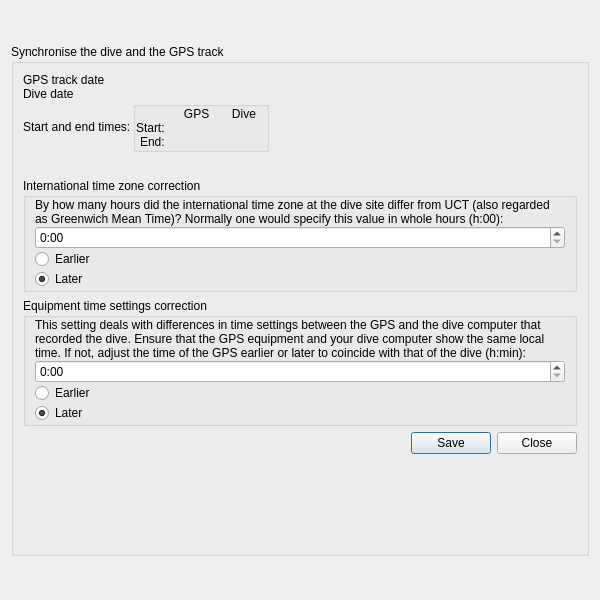
<?xml version="1.0" encoding="UTF-8"?>
<ui version="4.0">
 <class>ImportGPS</class>
 <widget class="QDialog" name="ImportGPS">
  <property name="windowModality">
   <enum>Qt::WindowModal</enum>
  </property>
  <property name="geometry">
   <rect>
    <x>0</x>
    <y>0</y>
    <width>600</width>
    <height>600</height>
   </rect>
  </property>
  <property name="sizePolicy">
   <sizepolicy hsizetype="Preferred" vsizetype="Maximum">
    <horstretch>0</horstretch>
    <verstretch>0</verstretch>
   </sizepolicy>
  </property>
  <property name="windowTitle">
   <string>Get dive coordinates from GPS</string>
  </property>
  <property name="windowIcon">
   <iconset>
    <normalon>:subsurface-icon</normalon>
   </iconset>
  </property>
  <layout class="QVBoxLayout" name="verticalLayout_2">
   <property name="topMargin">
     <number>0</number>
    </property>
    <property name="bottomMargin">
     <number>0</number>
    </property>
    <property name="spacing">
     <number>0</number>
    </property>

    <item>
     <widget class="QGroupBox" name="groupBox">  <!-- Main group box -->
      <property name="title">
       <string>Synchronise the dive and the GPS track</string>
      </property>
      <property name="sizePolicy">
       <sizepolicy hsizetype="Preferred" vsizetype="Maximum">
        <horstretch>0</horstretch>
        <verstretch>0</verstretch>
       </sizepolicy>
      </property>
      <layout class="QVBoxLayout" name="verticalLayout">

       <item>
        <layout class="QGridLayout" name="gridLayout1">

         <property name="leftMargin">
          <number>0</number>
         </property>
         <property name="topMargin">
          <number>0</number>
         </property>
         <property name="rightMargin">
          <number>0</number>
         </property>
         <property name="bottomMargin">
          <number>0</number>
         </property>
         <property name="horizontalSpacing">
          <number>2</number>
         </property>
         <property name="verticalSpacing">
          <number>0</number>
         </property>

         <item row="0" column="0" colspan="4">
          <widget class="QLabel" name="trackDateLabel">
           <property name="sizePolicy">
            <sizepolicy hsizetype="Maximum" vsizetype="Preferred">
             <horstretch>0</horstretch>
             <verstretch>0</verstretch>
            </sizepolicy>
           </property>
           <property name="text">
            <string>GPS track date </string>
           </property>
          </widget>
         </item>

         <item row="1" column="0" colspan="4">
          <widget class="QLabel" name="diveDateLabel">
           <property name="sizePolicy">
            <sizepolicy hsizetype="Maximum" vsizetype="Preferred">
             <horstretch>0</horstretch>
             <verstretch>0</verstretch>
            </sizepolicy>
           </property>
           <property name="text">
            <string>Dive date </string>
           </property>
          </widget>
         </item>

         <item row="3" column="0" >
          <widget class="QLabel" name="startEndTextLabel">
           <property name="text">
            <string>Start and end times:</string>
           </property>
          </widget>
         </item>

         <item row="2" column="1" colspan="3" rowspan="3">
          <widget class="QGroupBox" name="TimesBox">   <!-- Start and end times GroupBox -->
           <layout class="QGridLayout" name="TimesLayout">

            <property name="leftMargin">
             <number>0</number>
            </property>
            <property name="topMargin">
             <number>0</number>
            </property>
            <property name="rightMargin">
             <number>0</number>
            </property>
            <property name="bottomMargin">
             <number>0</number>
            </property>
            <property name="horizontalSpacing">
             <number>2</number>
            </property>
            <property name="verticalSpacing">
             <number>0</number>
            </property>

            <item row="0" column="1" alignment="Qt::AlignCenter">
             <widget class="QLabel" name="trackTextLabel">
              <property name="text">
               <string>   GPS   </string>
              </property>
             </widget>
            </item>

            <item row="0" column="2" alignment="Qt::AlignCenter">
             <widget class="QLabel" name="diveTextLabel">
              <property name="text">
               <string>   Dive   </string>
              </property>
             </widget>
            </item>

            <item row="1" column="0" alignment="Qt::AlignRight">
             <widget class="QLabel" name="startTextLabel">
              <property name="text">
               <string>Start:  </string>
              </property>
             </widget>
            </item>


            <item row="1" column="1" alignment="Qt::AlignCenter">
             <widget class="QLabel" name="startTimeLabel">
              <property name="text">
               <string></string>
              </property>
             </widget>
            </item>

            <item row="1" column="2" alignment="Qt::AlignCenter">
             <widget class="QLabel" name="startTimeSyncLabel">
              <property name="text">
               <string></string>
              </property>
             </widget>
            </item>

            <item row="2" column="0" alignment="Qt::AlignRight">
             <widget class="QLabel" name="endTextLabel">
              <property name="text">
               <string>End:  </string>
              </property>
             </widget>
            </item>

            <item row="2" column="1" alignment="Qt::AlignCenter">
             <widget class="QLabel" name="endTimeLabel">
              <property name="text">
               <string></string>
              </property>
             </widget>
           </item>

            <item row="2" column="2" alignment="Qt::AlignCenter">
             <widget class="QLabel" name="endTimeSyncLabel">
             <property name="text">
               <string></string>
              </property>
             </widget>
            </item>

           </layout>
          </widget> <!-- TimesBox: Start and end times GroupBox -->
         </item>

         <item row="3" column="5"  alignment="Qt::AlignCenter">
          <widget class="QLabel" name="goodIconLabel">
            <property name="sizePolicy">
             <sizepolicy hsizetype="Maximum" vsizetype="Preferred">
              <horstretch>0</horstretch>
              <verstretch>0</verstretch>
            </sizepolicy>
            </property>
           <property name="text">
            <string></string>
           </property>
          </widget>
         </item>

         <item row="3" column="6"  alignment="Qt::AlignCenter">
          <widget class="QLabel" name="warningIconLabel">
            <property name="sizePolicy">
             <sizepolicy hsizetype="Maximum" vsizetype="Preferred">
              <horstretch>0</horstretch>
              <verstretch>0</verstretch>
             </sizepolicy>
            </property>
           <property name="text">
            <string></string>
           </property>
         </widget>
         </item>

         <item row="3" column="7"  alignment="Qt::AlignCenter">
          <widget class="QLabel" name="badIconLabel">
            <property name="sizePolicy">
             <sizepolicy hsizetype="Maximum" vsizetype="Preferred">
              <horstretch>0</horstretch>
              <verstretch>0</verstretch>
             </sizepolicy>
            </property>
           <property name="text">
            <string></string>
           </property>
          </widget>
         </item>

         <item row="3" column="8">
         <spacer>
          <property name="orientation">
           <enum>Qt::Horizontal</enum>
          </property>
          <property name="sizeType">
           <enum>QSizePolicy::Expanding</enum>
          </property>
          <property name="sizePolicy">
           <sizepolicy hsizetype="Minimum" vsizetype="Maximum">
            <horstretch>0</horstretch>
            <verstretch>0</verstretch>
           </sizepolicy>
          </property>
          <property name="sizeHint" stdset="0">
           <size>
            <width>20</width>
            <height>20</height>
           </size>
          </property>
         </spacer>
         </item>

        </layout>
        </item>

        <item>
         <widget class="QLabel" name="resultLabel">
          <property name="text">
           <string></string>
          </property>
         </widget>
        </item>

        <item>
         <widget class="QGroupBox" name="timeZoneGroupBox">
          <property name="title">
           <string>International time zone correction</string>
          </property>
          <layout class="QVBoxLayout" name="TimeZoneLayout">
           <property name="topMargin">
            <number>0</number>
           </property>
           <property name="bottomMargin">
            <number>0</number>
           </property>
           <property name="spacing">
            <number>0</number>
           </property>

           <item>
            <widget class="QLabel" name="timeZoneInstructionLabel">
             <property name="maximumSize">
              <size>
               <width>16777215</width>
               <height>60</height>
              </size>
             </property>
             <property name="layoutDirection">
              <enum>Qt::LeftToRight</enum>
             </property>
             <property name="text">
              <string>By how many hours did the international time zone at the dive site differ from UCT (also regarded as Greenwich Mean Time)? Normally one would specify this value in whole hours (h:00):</string>
             </property>
             <property name="wordWrap">
              <bool>true</bool>
             </property>
            </widget>
           </item>

          <item>
           <widget class="QTimeEdit" name="timeZoneEdit">
            <property name="date">
             <date>
              <year>2000</year>
              <month>1</month>
              <day>1</day>
             </date>
            </property>
            <property name="maximumDateTime">
             <datetime>
              <hour>23</hour>
              <minute>59</minute>
              <second>59</second>
              <year>2010</year>
              <month>12</month>
              <day>31</day>
             </datetime>
            </property>
            <property name="minimumDateTime">
             <datetime>
              <hour>0</hour>
              <minute>0</minute>
              <second>0</second>
              <year>2000</year>
              <month>1</month>
              <day>1</day>
             </datetime>
            </property>
            <property name="maximumDate">
             <date>
              <year>2010</year>
              <month>12</month>
              <day>31</day>
             </date>
            </property>
            <property name="minimumDate">
             <date>
              <year>2000</year>
              <month>1</month>
              <day>1</day>
             </date>
            </property>
            <property name="maximumTime">
             <time>
              <hour>23</hour>
              <minute>59</minute>
              <second>59</second>
             </time>
            </property>
            <property name="minimumTime">
             <time>
              <hour>0</hour>
              <minute>0</minute>
              <second>0</second>
             </time>
            </property>
            <property name="displayFormat">
             <string>h:mm</string>
            </property>
            <property name="timeSpec">
             <enum>Qt::LocalTime</enum>
            </property>
           </widget>
          </item>

          <item>
           <widget class="QRadioButton" name="timezone_backwards">
            <property name="text">
             <string>Earlier</string>
            </property>
           </widget>
          </item>

          <item>
           <widget class="QRadioButton" name="timezone_forward">
            <property name="text">
             <string>Later</string>
            </property>
            <property name="checked">
             <bool>true</bool>
            </property>
           </widget>
          </item>

         </layout>
        </widget> <!-- timeZoneGroupBox -->
       </item>

       <item>
         <widget class="QGroupBox" name="timeDiffGroupBox">
          <property name="title">
           <string>Equipment time settings correction</string>
          </property>
          <layout class="QVBoxLayout" name="TimeDiffLayout">
           <property name="topMargin">
            <number>0</number>
           </property>
           <property name="bottomMargin">
            <number>0</number>
           </property>
           <property name="spacing">
            <number>0</number>
           </property>

           <item>
            <widget class="QLabel" name="timeDiffInstructionLabel">
             <property name="maximumSize">
              <size>
               <width>16777215</width>
               <height>90</height>
              </size>
             </property>
             <property name="layoutDirection">
              <enum>Qt::LeftToRight</enum>
             </property>
             <property name="text">
              <string>This setting deals with differences in time settings between the GPS and the dive computer that recorded the dive. Ensure that the GPS equipment and your dive computer show the same local time. If not, adjust the time of the GPS earlier or later to coincide with that of the dive (h:min):</string>
             </property>
             <property name="wordWrap">
              <bool>true</bool>
             </property>
            </widget>
           </item>

           <item>
            <widget class="QTimeEdit" name="timeDiffEdit">
             <property name="date">
              <date>
               <year>2000</year>
               <month>1</month>
               <day>1</day>
              </date>
             </property>
             <property name="maximumDateTime">
              <datetime>
               <hour>23</hour>
               <minute>59</minute>
               <second>59</second>
               <year>2010</year>
               <month>12</month>
               <day>31</day>
              </datetime>
             </property>
             <property name="minimumDateTime">
              <datetime>
               <hour>0</hour>
               <minute>0</minute>
               <second>0</second>
               <year>2000</year>
               <month>1</month>
               <day>1</day>
              </datetime>
             </property>
             <property name="maximumDate">
              <date>
               <year>2010</year>
               <month>12</month>
               <day>31</day>
              </date>
             </property>
             <property name="minimumDate">
              <date>
               <year>2000</year>
               <month>1</month>
               <day>1</day>
              </date>
             </property>
             <property name="maximumTime">
              <time>
               <hour>23</hour>
               <minute>59</minute>
               <second>59</second>
              </time>
             </property>
             <property name="minimumTime">
              <time>
               <hour>0</hour>
               <minute>0</minute>
               <second>0</second>
              </time>
             </property>
             <property name="displayFormat">
              <string>h:mm</string>
             </property>
             <property name="timeSpec">
              <enum>Qt::LocalTime</enum>
             </property>
            </widget>
           </item>

           <item>
            <widget class="QRadioButton" name="diff_backwards">
             <property name="text">
              <string>Earlier</string>
             </property>
            </widget>
           </item>

           <item>
            <widget class="QRadioButton" name="diff_forward">
             <property name="text">
              <string>Later</string>
             </property>
             <property name="checked">
              <bool>true</bool>
             </property>
            </widget>
           </item>

         </layout>
        </widget> <!-- TimeDiffGroupBox -->
       </item>

       <item>
        <widget class="QDialogButtonBox" name="GPSbuttonBox">
         <property name="orientation">
          <enum>Qt::Horizontal</enum>
         </property>
         <property name="standardButtons">
          <set>QDialogButtonBox::Close|QDialogButtonBox::Save</set>
         </property>
        </widget>
       </item>

       <item>
        <spacer>
         <property name="orientation">
          <enum>Qt::Vertical</enum>
         </property>
         <property name="sizeType">
          <enum>QSizePolicy::Expanding</enum>
         </property>
         <property name="sizePolicy">
          <sizepolicy hsizetype="Preferred" vsizetype="Maximum">
           <horstretch>0</horstretch>
           <verstretch>0</verstretch>
          </sizepolicy>
         </property>
         <property name="sizeHint" stdset="0">
          <size>
           <width>20</width>
           <height>20</height>
          </size>
         </property>
        </spacer>
       </item>


      </layout>
     </widget>
    </item> <!-- Main Group box -->

  </layout>
 </widget> <!-- QDialog -->

 <resources>
  <include location="../subsurface.qrc"/>
 </resources>
</ui>
